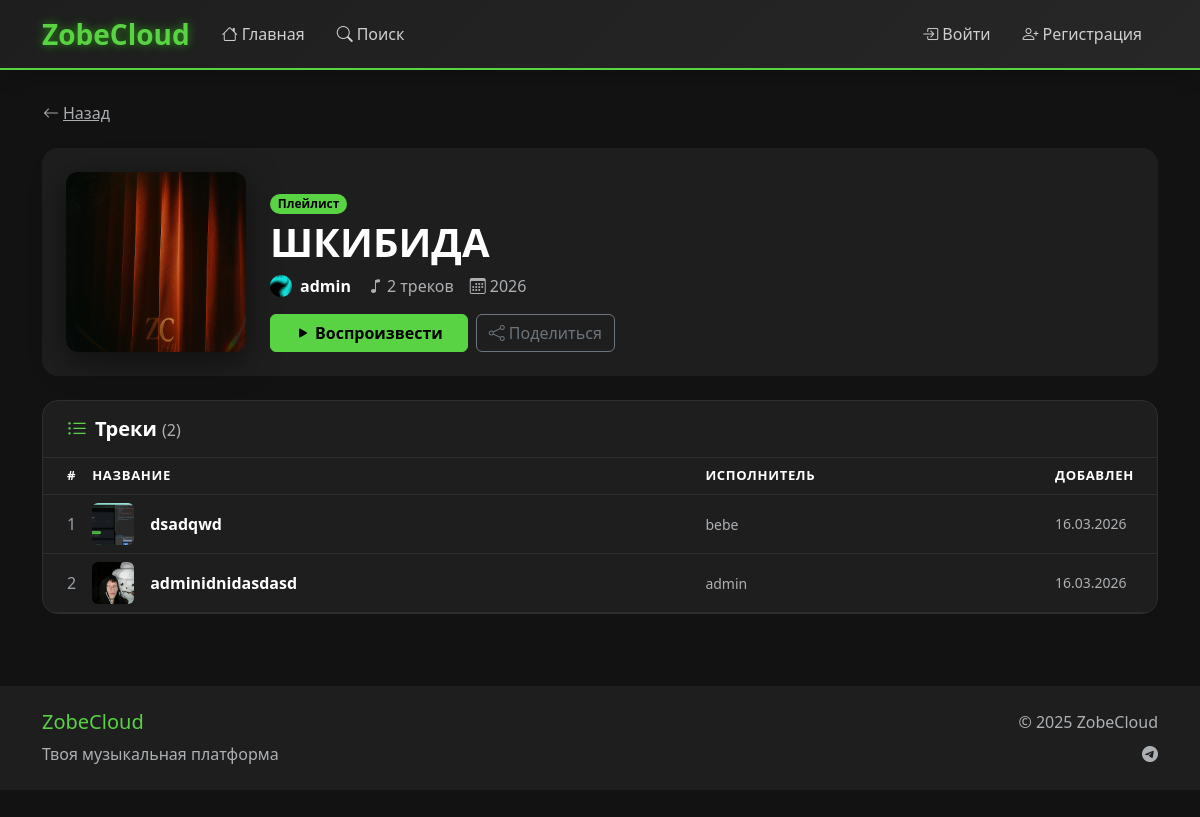
Page /playlist/4/ on the committed database.
### main/models.py (models this page shows, shortened)
class Playlist(models.Model):
    VISIBILITY_CHOICES = [
        ('public', 'Публичный'),
        ('unlisted', 'По ссылке'),
        ('private', 'Приватный'),
    ]
    title = models.CharField(max_length=200, verbose_name="Название")
    description = models.TextField(blank=True, verbose_name="Описание")
    cover = models.ImageField(upload_to='playlists/covers/', blank=True, null=True, verbose_name="Обложка")
    user = models.ForeignKey(User, on_delete=models.CASCADE, related_name='playlists', verbose_name="Пользователь")
    tracks = models.ManyToManyField(Track, through='PlaylistTrack', related_name='playlists', verbose_name="Треки")
    visibility = models.CharField(max_length=10, choices=VISIBILITY_CHOICES, default='public', verbose_name="Видимость")
    created_at = models.DateTimeField(auto_now_add=True, verbose_name="Дата создания")
    updated_at = models.DateTimeField(auto_now=True, verbose_name="Дата обновления")
    slug = models.SlugField(max_length=250, blank=True, verbose_name="URL")
    class Meta:
        verbose_name = "Плейлист"
        verbose_name_plural = "Плейлисты"
        ordering = ['-updated_at']

class UserProfile(models.Model):
    user = models.OneToOneField(User, on_delete=models.CASCADE, related_name='profile')
    bio = models.TextField(max_length=500, blank=True, verbose_name="О себе")
    location = models.CharField(max_length=100, blank=True, verbose_name="Местоположение")
    website = models.URLField(blank=True, verbose_name="Веб-сайт")
    avatar = models.ImageField(upload_to='avatars/', blank=True, null=True, verbose_name="Аватар")
    banner = models.ImageField(upload_to='banners/', blank=True, null=True, verbose_name="Баннер")
    is_private = models.BooleanField(default=False, verbose_name="Приватный профиль")
    created_at = models.DateTimeField(auto_now_add=True)
    updated_at = models.DateTimeField(auto_now=True)
    last_seen = models.DateTimeField(null=True, blank=True, verbose_name="Последнее посещение")
    terms_accepted_at = models.DateTimeField(null=True, blank=True, verbose_name="Дата принятия лицензионного соглашения")
    class Meta:
        verbose_name = "Профиль пользователя"
        verbose_name_plural = "Профили пользователей"

class PlaylistTrack(models.Model):
    playlist = models.ForeignKey(Playlist, on_delete=models.CASCADE, verbose_name="Плейлист")
    track = models.ForeignKey(Track, on_delete=models.CASCADE, verbose_name="Трек")
    position = models.PositiveIntegerField(verbose_name="Позиция")
    added_at = models.DateTimeField(auto_now_add=True, verbose_name="Дата добавления")
    class Meta:
        verbose_name = "Трек в плейлисте"
        verbose_name_plural = "Треки в плейлистах"
        unique_together = ('playlist', 'track')
        ordering = ['position']

class Track(models.Model):
    VISIBILITY_CHOICES = [
        ('public', 'Публичный'),
        ('unlisted', 'По ссылке'),
        ('private', 'Приватный'),
    ]
    title = models.CharField(max_length=200, verbose_name="Название")
    description = models.TextField(blank=True, verbose_name="Описание")
    audio_file = models.FileField(upload_to='tracks/audio/', verbose_name="Аудиофайл")
    cover = models.ImageField(upload_to='tracks/covers/', blank=True, null=True, verbose_name="Обложка")
    user = models.ForeignKey(User, on_delete=models.CASCADE, verbose_name="Пользователь")
    genre = models.ForeignKey(Genre, on_delete=models.SET_NULL, null=True, blank=True, related_name='tracks', verbose_name="Жанр")
    tags = models.ManyToManyField(Tag, blank=True, related_name='tracks', verbose_name="Теги")
    duration = models.PositiveIntegerField(null=True, blank=True, verbose_name="Длительность (секунды)")
    visibility = models.CharField(max_length=10, choices=VISIBILITY_CHOICES, default='public', verbose_name="Видимость")
    allow_downloads = models.BooleanField(default=False, verbose_name="Разрешить скачивание")
    allow_comments = models.BooleanField(default=True, verbose_name="Разрешить комментарии")
    uploaded_at = models.DateTimeField(auto_now_add=True, verbose_name="Дата загрузки")
    plays_count = models.PositiveIntegerField(default=0, verbose_name="Количество прослушиваний")
    downloads_count = models.PositiveIntegerField(default=0, verbose_name="Количество скачиваний")
    slug = models.SlugField(max_length=250, blank=True, verbose_name="URL")
    album = models.ForeignKey('Album', on_delete=models.SET_NULL, null=True, blank=True, related_name='tracks', verbose_name="Альбом")
    release_at = models.DateTimeField(null=True, blank=True, verbose_name="Дата релиза")
    sort_order = models.PositiveIntegerField(default=0, verbose_name="Порядок в альбоме")
    class Meta:
        verbose_name = "Трек"
        verbose_name_plural = "Треки"
        ordering = ['-uploaded_at']
    @property
    def cover_url(self):
        if self.cover and hasattr(self.cover, 'url'):
            try:
                return self.cover.url
            except ValueError:
                return self.get_default_cover()
        return self.get_default_cover()
    @property
    def audio_url(self):
        if self.audio_file and hasattr(self.audio_file, 'url'):
            try:
                return self.audio_file.url
            except ValueError:
                return None
        return None

### main/views.py (the view)
# urls.py: path('playlist/<int:pk>/', views.playlist_detail, name='playlist_detail'),
def playlist_detail(request, pk):
    playlist = get_object_or_404(Playlist, pk=pk)
    if playlist.visibility == 'private' and playlist.user != request.user:
        if not request.user.is_authenticated:
            return redirect('login')
        raise PermissionDenied("У вас нет доступа к этому плейлисту")
    playlist_tracks = PlaylistTrack.objects.filter(
        playlist=playlist
    ).select_related('track__user').order_by('position')
    user_liked = False
    if request.user.is_authenticated:
        pass
    playlist_track_ids = list(playlist_tracks.values_list('track_id', flat=True))
    context = {
        'playlist': playlist,
        'playlist_tracks': playlist_tracks,
        'tracks_count': playlist_tracks.count(),
        'playlist_track_ids': playlist_track_ids,
        'user_liked': user_liked,
        'is_owner': request.user == playlist.user if request.user.is_authenticated else False,
    }
    return render(request, 'main/playlist_detail.html', context)

### templates/main/playlist_detail.html (shortened to what this page needs)
{% extends 'main/base.html' %}
{% load static %}
{% block content %}
<div class="container py-4">
  <a href="javascript:history.back()" class="btn btn-link text-muted ps-0 mb-3">
    <i class="bi bi-arrow-left me-1"></i>Назад
  </a>
  <div class="playlist-detail-header mb-4">
    <div class="row g-4 align-items-end">
      <div class="col-auto">
        <div class="playlist-detail-cover">
          {% if playlist.cover %}
            <img src="{{ playlist.cover.url }}" alt="{{ playlist.title }}">
          {% else %}
            <div class="playlist-detail-cover-placeholder">
              <i class="bi bi-collection-play"></i>
            </div>
          {% endif %}
        </div>
      </div>
      <div class="col">
        <div class="mb-1">
          <span class="badge rounded-pill" style="background:var(--accent-color);color:#000;font-size:.75rem;">Плейлист</span>
        </div>
        <h1 class="fw-bold mb-2" style="color:#fff;font-size:clamp(1.5rem,4vw,2.5rem);">{{ playlist.title }}</h1>
        <div class="d-flex align-items-center gap-3 flex-wrap mb-3">
          <a href="{% url 'public_profile' playlist.user.username %}" class="d-flex align-items-center gap-2 text-decoration-none text-white">
            {% if playlist.user.profile.avatar %}
              <img src="{{ playlist.user.profile.avatar.url }}" class="rounded-circle" width="22" height="22" style="object-fit:cover;">
            {% else %}
              <div style="width:22px;height:22px;border-radius:50%;background:var(--accent-color);display:flex;align-items:center;justify-content:center;font-size:.65rem;color:#000;"><i class="bi bi-person-fill"></i></div>
            {% endif %}
            <span style="font-weight:600;">{{ playlist.user.username }}</span>
          </a>
          <span class="text-muted"><i class="bi bi-music-note me-1"></i>{{ tracks_count }} трек{{ tracks_count|pluralize:"ов" }}</span>
          <span class="text-muted"><i class="bi bi-calendar3 me-1"></i>{{ playlist.created_at|date:"Y" }}</span>
        </div>
        <div class="d-flex align-items-center gap-2 flex-wrap">
          {% if playlist_tracks %}
          <button class="btn btn-success px-4" onclick="playAllTracks()">
            <i class="bi bi-play-fill me-1"></i>Воспроизвести
          </button>
          {% endif %}
          <button class="btn btn-outline-secondary" onclick="sharePlaylist()" title="Поделиться">
            <i class="bi bi-share me-1"></i>Поделиться
          </button>
        </div>
      </div>
    </div>
  </div>
  {% if playlist_tracks %}
  <div class="card-dark p-0" style="border-radius:16px;overflow:hidden;">
    <div class="d-flex align-items-center justify-content-between px-4 py-3" style="border-bottom:1px solid var(--border-color,#2e2e2e);">
      <h5 class="mb-0 fw-semibold" style="color:#fff;"><i class="bi bi-list-ul me-2 text-success"></i>Треки <span class="text-muted fw-normal fs-6 tracks-count-badge">({{ tracks_count }})</span></h5>
    </div>
    <div class="table-responsive">
      <table class="table table-dark table-hover mb-0 align-middle" id="playlist-tracks-table">
        <thead style="background:transparent;font-size:.82rem;text-transform:uppercase;letter-spacing:.05em;color:var(--text-muted,#888);">
          <tr>
            <th style="width:40px;padding-left:1.5rem;">#</th>
            <th>Название</th>
            <th class="d-none d-md-table-cell">Исполнитель</th>
            <th class="d-none d-sm-table-cell" style="width:110px;">Добавлен</th>
          </tr>
        </thead>
        <tbody id="sortable-tracks">
          {% for pt in playlist_tracks %}
          <tr class="track-row" data-track-id="{{ pt.track.id }}" style="cursor:pointer;transition:background .15s;" onclick="handleRowClick(event, {{ pt.track.id }}, '{{ pt.track.title|escapejs }}', '{{ pt.track.user.username|escapejs }}', '{{ pt.track.audio_url|escapejs }}', '{{ pt.track.cover_url|escapejs }}')">
            <td style="padding-left:1.5rem;color:var(--text-muted,#888);">
              <span class="track-index">{{ forloop.counter }}</span>
            </td>
            <td>
              <div class="d-flex align-items-center gap-3">
                <div style="position:relative;width:42px;height:42px;flex-shrink:0;">
                  <img src="{{ pt.track.cover_url }}" alt="{{ pt.track.title }}" style="width:42px;height:42px;object-fit:cover;border-radius:6px;" onerror="this.style.display='none';this.nextElementSibling.style.display='flex';">
                </div>
                <div style="min-width:0;">
                  <div class="fw-semibold text-truncate" style="color:#fff;max-width:240px;">
                    <a href="{% url 'track_detail' pt.track.pk %}" class="text-decoration-none text-white" onclick="event.stopPropagation()">{{ pt.track.title }}</a>
                  </div>
                </div>
              </div>
            </td>
            <td class="d-none d-md-table-cell">
              <a href="{% url 'public_profile' pt.track.user.username %}" class="text-decoration-none text-muted small" onclick="event.stopPropagation()">{{ pt.track.user.username }}</a>
            </td>
            <td class="d-none d-sm-table-cell text-muted small">{{ pt.added_at|date:"d.m.Y" }}</td>
          </tr>
          {% endfor %}
        </tbody>
      </table>
    </div>
  </div>
  {% endif %}
</div>
{% endblock %}

### static/css/style.css (style rules this page uses)
:root { --bg-primary: #121212; --bg-secondary: #1e1e1e; --bg-tertiary: #272727; --bg-quaternary: #2e2e2e; --bg-dark: #121212; --card-bg: #1e1e1e; --text-primary: #e3e8ee; --text-secondary: #cecfd0; --text-muted: #9aa0a8; --accent-green: #59d344; --accent-green-hover: #29c20e; --accent-green-light: #4cd131; --accent-green-dark: #28990e; --accent-color: #59d344; --accent-hover: #29c20e; --accent-secondary: #1d6b0f; --success-color: var(--accent-green); --danger-color: #f35f6b; --warning-color: #f8b539; --info-color: #899bfd; --border-color: #2e2e2e; --border-hover: var(--accent-green); --border-radius: 12px; --shadow-light: 0 2px 8px rgba(0, 0, 0, 0.3); --shadow-medium: 0 4px 16px rgba(0, 0, 0, 0.4); --shadow-heavy: 0 8px 32px rgba(0, 0, 0, 0.6); --shadow-green: 0 0 20px rgba(89, 211, 68, 0.35); --shadow: 0 4px 16px rgba(0, 0, 0, 0.4); }
* { box-sizing: border-box; }
html { height: 100%; }
body { background: linear-gradient(135deg, var(--bg-primary) 0%, var(--bg-secondary) 100%); color: var(--text-primary); font-family: 'Segoe UI', Tahoma, Geneva, Verdana, sans-serif; min-height: 100vh; display: flex; flex-direction: column; }
.bg-dark { background: var(--bg-primary) !important; }
.text-success { color: var(--accent-green) !important; }
.btn-success { background: var(--accent-green); border-color: var(--accent-green); color: #000; font-weight: 600; transition: all 0.3s ease; }
a, button, .btn, .nav-link, .track-card, .artist-card, .playlist-card { transition-property: background-color, border-color, color, opacity, transform, box-shadow; transition-duration: 0.3s; transition-timing-function: ease; }

### templates/main/playlist_detail.html (style rules this page uses)
.playlist-detail-header { padding: 1.5rem; background: var(--card-bg, #1e1e1e); border-radius: 16px; }
.playlist-detail-cover { width: 180px; height: 180px; border-radius: 12px; overflow: hidden; background: var(--bg-tertiary, #272727); flex-shrink: 0; box-shadow: 0 8px 32px rgba(0,0,0,.5); }
.playlist-detail-cover img { width: 100%; height: 100%; object-fit: cover; }
.card-dark { background: var(--card-bg, #1e1e1e); border: 1px solid var(--border-color, #2e2e2e); }
.table-dark { background: transparent !important; }
.table-dark td, .table-dark th { border-color: var(--border-color, #2e2e2e) !important; background: transparent !important; }
.track-row { transition: opacity .2s; }

### rows in the picture
Playlist: cover (picture), title "ШКИБИДА", user.profile.avatar (picture), user.username "admin", created_at "2026"
PlaylistTrack: track.cover_url (picture), track "dsadqwd", track.user.username "bebe", added_at "16.03.2026"
PlaylistTrack: track.cover_url (picture), track "adminidnidasdasd", track.user.username "admin", added_at "16.03.2026"

### other values in the picture
{{ tracks_count }} "2"
